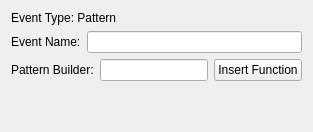
            <widget class="QWidget" name="patPage">
                <property name="minimumWidth"><number>600</number></property>
                <property name="sizePolicy">
                  <sizepolicy hsizetype="Expanding" vsizetype="Preferred">
                    <horstretch>1</horstretch><verstretch>0</verstretch>
                  </sizepolicy>
                </property>
                <layout class="QVBoxLayout" name="patPageLayout">
                    <item>
                        <layout class="QHBoxLayout" name="patTypeLayout">
                          <item>
                            <widget class="QLabel" name="patTypeLabel">
                            <property name="text"><string>Event Type: Pattern</string></property>
                            </widget>
                          </item>
                        </layout>
                        </item>
                        <item>
                        <layout class="QHBoxLayout" name="patNameLayout">
                            <item>
                                <widget class="QLabel" name="patNameLabel">
                                <property name="text"><string>Event Name:</string></property>
                                </widget>
                            </item>
                            <item>
                                <widget class="QLineEdit" name="patNameEntry"/>
                            </item>
                        </layout>
                        </item>
                        <item>
                        <layout class="QHBoxLayout" name="patBuilderLayout">
                            <item>
                                <widget class="QLabel" name="patBuilderLabel">
                                <property name="text"><string>Pattern Builder:</string></property>
                                </widget>
                            </item>
                            <item>
                                <widget class="QLineEdit" name="patBuilderEntry"/>
                            </item>
                            <item>
                                <widget class="QPushButton" name="patBuilderFunButton">
                                <property name="text">
                                    <string>Insert Function</string>
                                </property>
                                </widget>
                            </item>
                        </layout>
                        </item>
                        <item>
                            <spacer name="patVerticalSpacer">
                                <property name="orientation">
                                    <enum>Qt::Vertical</enum>
                                </property>
                                <property name="sizeHint" stdset="0">
                                    <size>
                                        <width>20</width>
                                        <height>40</height>
                                    </size>
                                </property>
                            </spacer>
                        </item>
                </layout>
            </widget>
